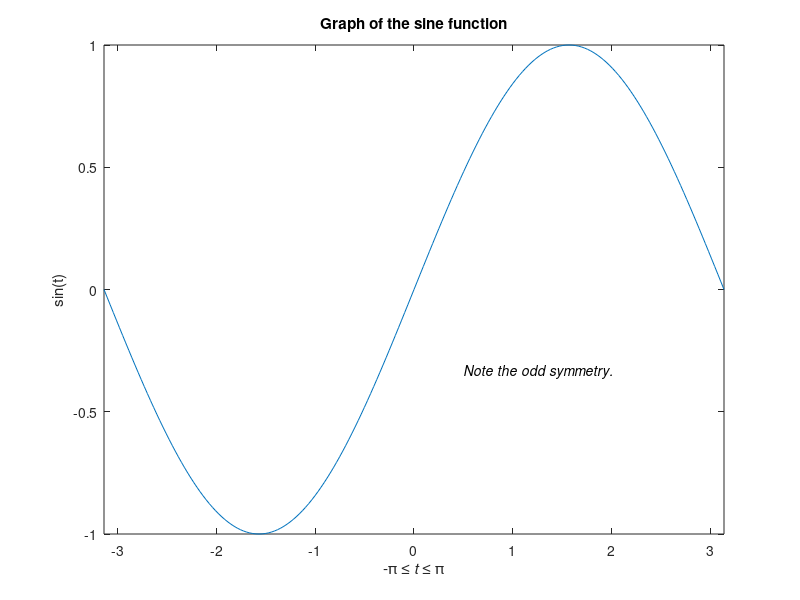

Write MATLAB code to recreate this figure.
t = -pi:pi/100:pi;
y = sin(t);
plot(t,y)

axis([-pi pi -1 1])
xlabel('-\pi \leq {\itt} \leq \pi')
ylabel('sin(t)')
title('Graph of the sine function')
text(0.5,-1/3,'{\itNote the odd symmetry.}')